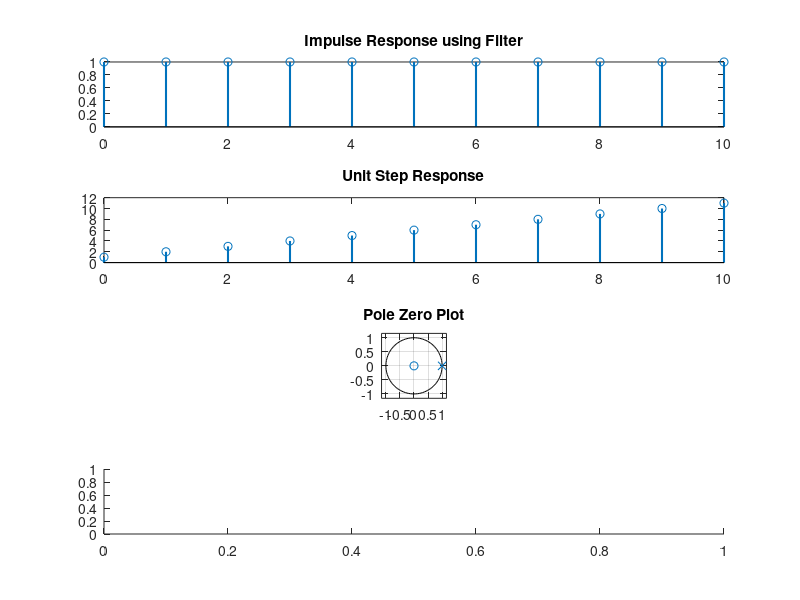

Recreate this plot in MATLAB. (Note: this script raises an error after producing the figure.)
clc;
clearvars;
clear all;

t = 0: 0.5 : 5;
a = [1 -1];
b = [1];

n = 0:10;
x1 = (n==0);
x2 = (n>=0);

y1 = filter(b,a,x1);
y2 = filter(b,a,x2);

subplot(4,1,1);
stem(n,y1, "Linewidth",1.5); title('Impulse Response using Filter')
subplot(4,1,2);
stem(n,y2, "Linewidth",1.5); title('Unit Step Response');
subplot(4,1,3);
zplane(b,a); title('Pole Zero Plot')
subplot(4,1,4);
impz(b,a,t); 
